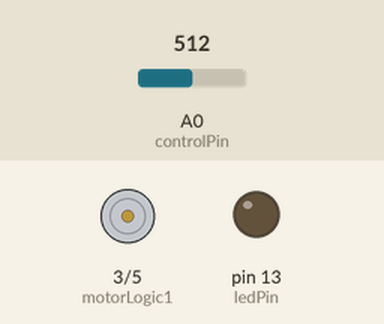
This sketch was run on a simulated Arduino Uno, built with avr-gcc and run on an emulated ATmega328P. Parts: motor-driver pin pairs drawn as motors (green arrow = first pin HIGH = forward, orange = second pin HIGH = backward, longer = more drive, scaled by the enable pin), output pins drawn as LEDs (lit = HIGH). The test bench sets the inputs (shaded band); at power-on: A0 (controlPin) = 512. What the sketch prints to the serial monitor is not drawn.

Above: at 1.2 s.
1.3 s: A0 (controlPin) set to 420
4.3 s: A0 (controlPin) set to 412
At 5.3 s:
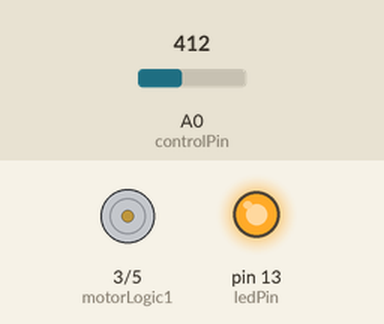
5.8 s: A0 (controlPin) set to 306
7.3 s: A0 (controlPin) set to 623
8.8 s: A0 (controlPin) set to 900
10.3 s: A0 (controlPin) set to 622
11.8 s: A0 (controlPin) set to 603
At 12.1 s:
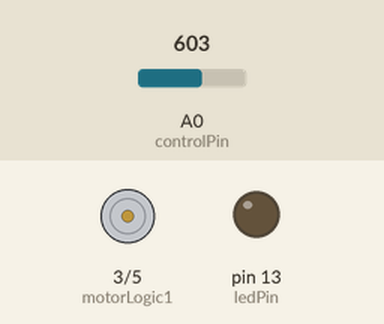
Timing chart, 0 to 14.3 s (numbered marks = the images above; inputs shaded):
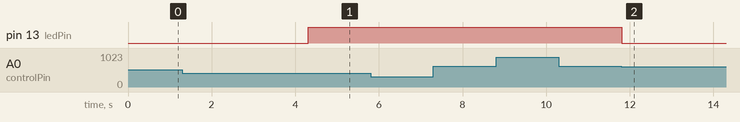

The sketch:

DC_Motor_Control_Variable.ino
```cpp
int enablePin = 2; // this enables/disables operation
int motorLogic1 = 3;
int motorLogic2 = 5;
int controlPin = A0; // potentiometer
int ledPin = 13; // feedback LED

void setup() {
  Serial.begin(9600); // Serial port used for debugging
  pinMode(enablePin, OUTPUT);
  pinMode(ledPin, OUTPUT);
  digitalWrite(ledPin, LOW);
}

void loop() {
  // vlue is between 0 and 1023
  int inputValue = analogRead(controlPin);
  int pwmValue = 0;

  // 0-412 GO DOWN
  if(inputValue < 413) {
    Serial.println("DOWN");
    digitalWrite(ledPin, HIGH);
    pwmValue = 255 - map(inputValue, 0, 412, 0, 255);
    Serial.println(pwmValue);
    analogWrite(motorLogic1, pwmValue);
    analogWrite(motorLogic2, 0);
  }
  // 413-612 STOP
  else if (413 <= inputValue && inputValue < 613) {
    Serial.println("STOP");
    digitalWrite(ledPin, LOW);
    analogWrite(motorLogic1, 0);
    analogWrite(motorLogic2, 0);
  }
  // 613-1023 UP
  else {
    Serial.println("UP");
    digitalWrite(ledPin, HIGH);
    pwmValue = map(inputValue, 613, 1023, 0, 255);
    Serial.println(pwmValue);
    analogWrite(motorLogic1, 0);
    analogWrite(motorLogic2, pwmValue);
  }
}
```

Measured:
- the behaviour switches between 413 and 412 on A0 (controlPin) (found by bisection; images 0 and 1)
- after the input at 4.3 s, pin 13 (ledPin): LOW → HIGH at once
- after the input at 11.8 s, pin 13 (ledPin): HIGH → LOW at once
